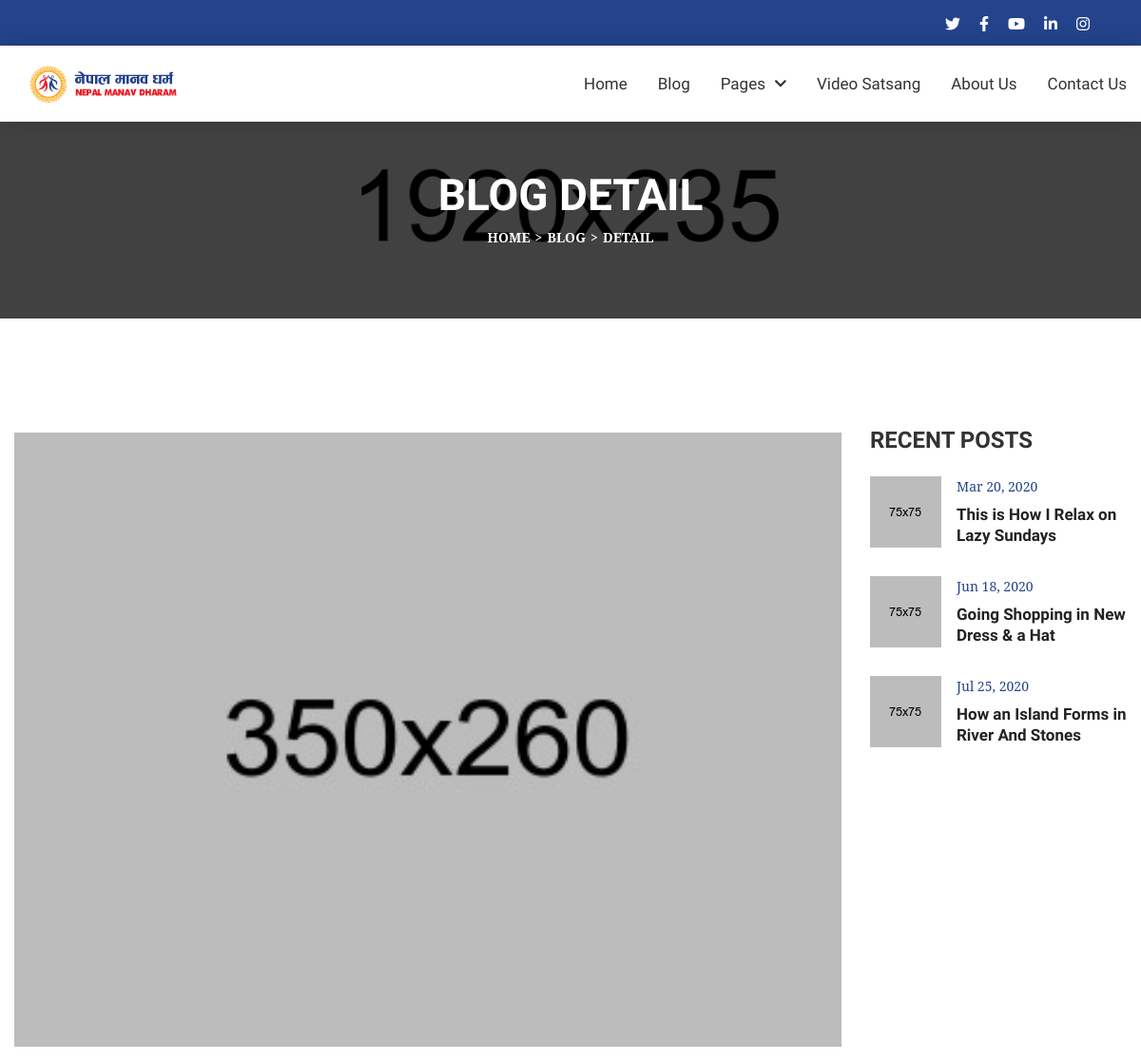
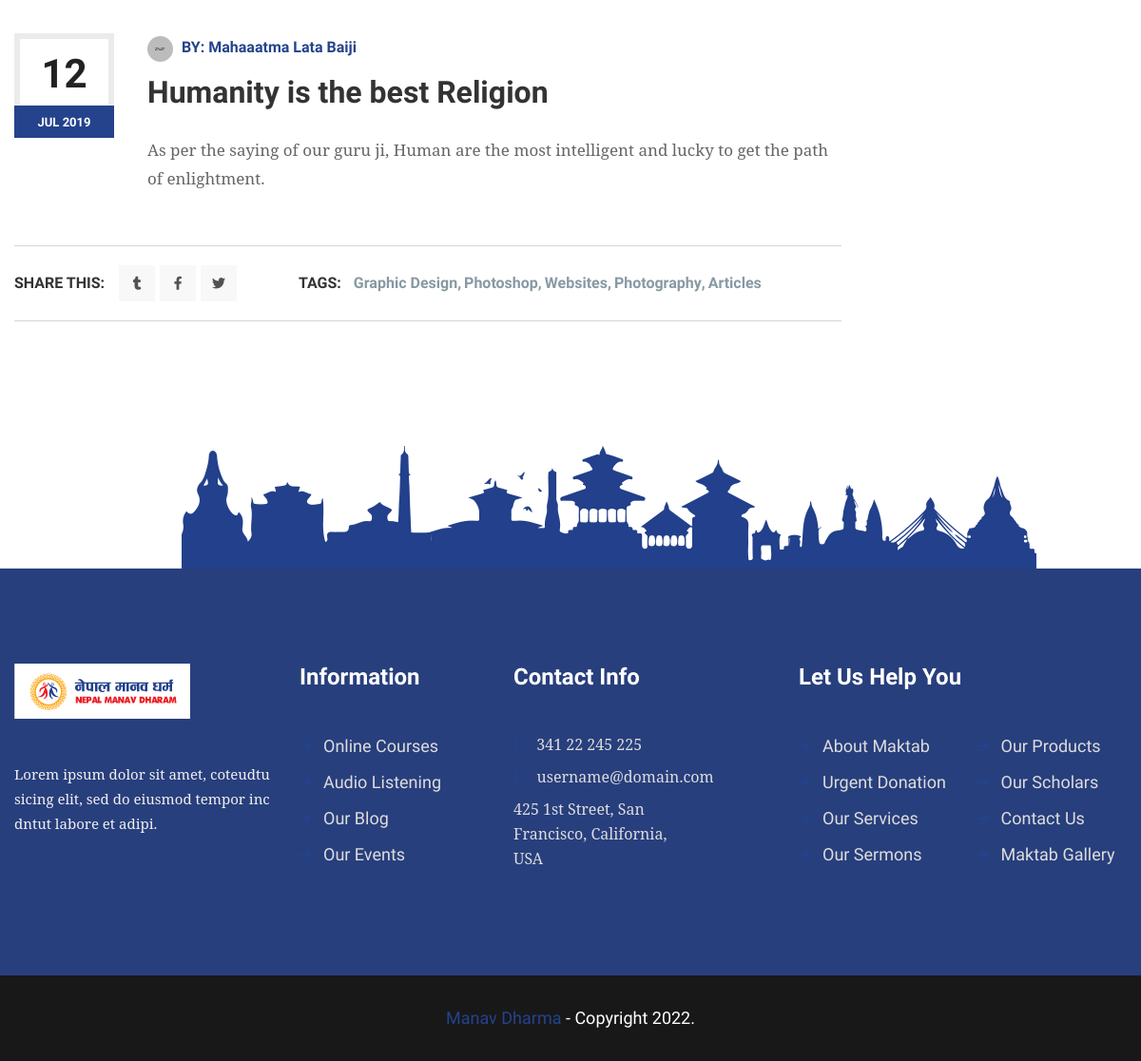
The app's page /blog/humanity-is-the-best-religion/ with its own data (2 pictures, top to bottom).
### blog/models.py (models this page shows, shortened)
class BlogModel(models.Model):
    title = models.CharField(max_length=1000, unique=True)
    content = RichTextField(blank=True)
    slug = models.SlugField(max_length=1000, unique=True)
    image = models.ImageField(upload_to='blog')
    author = models.CharField(max_length=200)
    created_date = models.DateTimeField(auto_now_add=True)
    update_date = models.DateTimeField(auto_now=True)

### blog/views.py (the view)
# urls.py: path('/<slug:blog_slug>/', views.blog_detail, name='blog_detail')
def blog_detail(request, blog_slug):
    try:
        single_blog = BlogModel.objects.get(slug=blog_slug)
    except Exception as e:
        raise e
    context = {'single_blog':single_blog}
    return render(request,'blog_detail.html',context)

### templates/blog_detail.html (shortened to what this page needs)
{% extends 'base.html' %}
{% load static %}
{% block body %}
<section>
    <div class="w-100 pt-80 black-layer pb-70 opc65 position-relative">
        <div class="fixed-bg" style="background-image: url({% static 'assets/images/page-title-bg.jpg' %});"></div>
        <div class="container">
            <div class="page-title-wrap text-center w-100">
                <div class="page-title-inner d-inline-block">
                    <h1 class="mb-0">Blog Detail</h1>
                    <ol class="breadcrumb mb-0">
                        <li class="breadcrumb-item"><a href="{% url 'home' %}" title="Home">Home</a></li>
                        <li class="breadcrumb-item"><a href="{% url 'blog' %}" title="">Blog</a></li>
                        <li class="breadcrumb-item active">Detail</li>
                    </ol>
                </div>
            </div>
        </div>
    </div>
</section>
<section>
    <div class="w-100 pt-120 pb-260 position-relative">
        <img class="sec-botm-rgt-mckp img-fluid position-absolute" src="{% static 'assets/images/landmark.png' %}" alt="Sec Bottom Mockup">
        <div class="container">
            <div class="post-detail-wrap w-100">
                <div class="row">
                    <div class="col-md-12 col-sm-12 col-lg-9">
                        <div class="post-detail-inner w-100">
                            <div class="post-detail-img w-100">
                                <img class="img-fluid w-100" src="{{single_blog.image.url}}" alt="Blog Detail Image 1">
                            </div>
                            <div class="post-detail-info position-relative w-100">
                                <div class="post-info2-inner text-center">
                                    <div class="post-date2">
                                        <span class="d-block">12</span>
                                        <i class="d-block thm-bg">Jul 2019</i>
                                    </div>
                                </div>
                                <ul class="post-meta2 d-inline-flex flex-wrap align-items-center mb-0 list-unstyled">
                                    <li class="thm-clr"><img class="img-fluid rounded-circle" src="{% static 'assets/images/resources/post-author-thumb1-1.jpg' %}" alt="Post Author Thumb 1">BY: <a href="javascript:void(0);" title="">{{single_blog.author}}</a></li>
                                </ul>
                                <h2 class="mb-4">{{single_blog.title }}</h2>
                                {{single_blog.content | safe}}
                            </div>
                            <div class="share-tags-wrap d-flex flex-wrap w-100">
                                <div class="share-links d-inline-flex">
                                    <span class="d-inline-block">Share This:</span>
                                    <div class="social-links4 v2 text-center d-inline-flex">
                                        <a href="https://www.tumblr.com/" title="Tumblr" target="_blank"><i class="fab fa-tumblr"></i></a>
                                        <a href="https://www.facebook.com/" title="Facebook" target="_blank"><i class="fab fa-facebook-f"></i></a>
                                        <a href="https://twitter.com/" title="Twitter" target="_blank"><i class="fab fa-twitter"></i></a>
                                    </div>
                                </div>
                                <div class="tags-links d-inline-flex">
                                    <span class="d-inline-block">Tags:</span>
                                    <a href="javascript:void(0);" title="">Graphic Design</a>,
                                    <a href="javascript:void(0);" title="">Photoshop</a>,
                                    <a href="javascript:void(0);" title="">Websites</a>,
                                    <a href="javascript:void(0);" title="">Photography</a>,
                                    <a href="javascript:void(0);" title="">Articles</a>
                                </div>
                            </div>
                        </div>
                    </div>
                    <div class="col-md-6 col-sm-6 col-lg-3">
                        <aside class="sidebar w-100">
                            <div class="widget2 w-100">
                                <h3 class="widget-title2">RECENT POSTS</h3>
                                <div class="mini-posts-wrap w-100">
                                    <div class="mini-post-box d-flex flex-wrap w-100">
                                        <a href="blog-detail.html" title=""><img class="img-fluid w-100" src="assets/images/resources/mini-post-img1.jpg" alt="Mini Post Image 1"></a>
                                        <div class="mini-post-info">
                                            <span class="d-block thm-clr">Mar 20, 2020</span>
                                            <h4 class="mb-0"><a href="blog-detail.html" title="">This is How I Relax on Lazy Sundays</a></h4>
                                        </div>
                                    </div>
                                    <div class="mini-post-box d-flex flex-wrap w-100">
                                        <a href="blog-detail.html" title=""><img class="img-fluid w-100" src="assets/images/resources/mini-post-img2.jpg" alt="Mini Post Image 2"></a>
                                        <div class="mini-post-info">
                                            <span class="d-block thm-clr">Jun 18, 2020</span>
                                            <h4 class="mb-0"><a href="blog-detail.html" title="">Going Shopping in New Dress & a Hat</a></h4>
                                        </div>
                                    </div>
                                    <div class="mini-post-box d-flex flex-wrap w-100">
                                        <a href="blog-detail.html" title=""><img class="img-fluid w-100" src="assets/images/resources/mini-post-img3.jpg" alt="Mini Post Image 3"></a>
                                        <div class="mini-post-info">
                                            <span class="d-block thm-clr">Jul 25, 2020</span>
                                            <h4 class="mb-0"><a href="blog-detail.html" title="">How an Island Forms in River And Stones</a></h4>
                                        </div>
                                    </div>
                                </div>
                            </div>
                        </aside>
                    </div>
                </div>
            </div>
        </div>
    </div>
</section>
{% endblock body %}

### manav_dharma/static/assets/css/responsive.css (style rules this page uses)
@media (max-width: 1210px) { .container { padding: 0 0.9375rem;max-width: 100%; } }

### records on screen
BlogModel: image (picture), author "Mahaaatma Lata Baiji", title "Humanity is the best Religion", content "As per the saying of our guru ji, Human are the most intelligent and lucky to get the path of enlightment."
